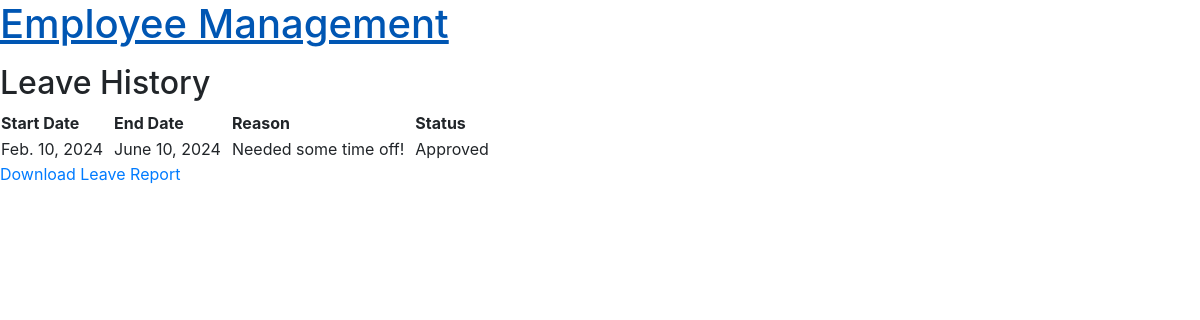
/attendance/leave-history/ (signed in), run on an earlier commit of the app's database.
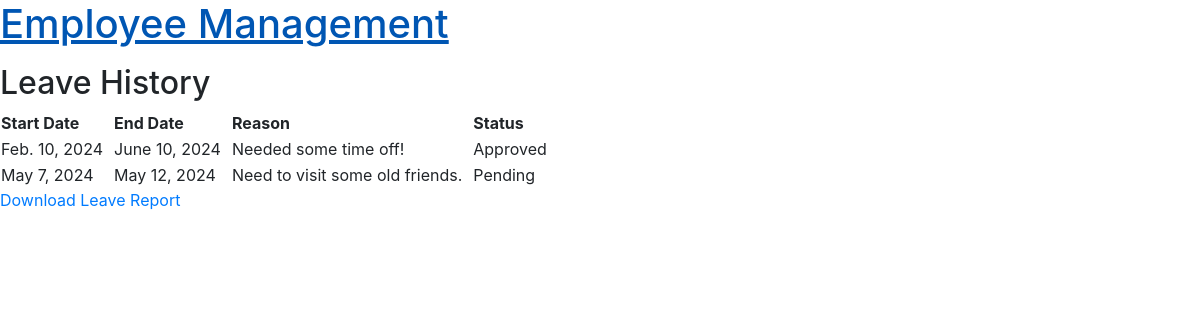
And on a later commit of the database.
### attendance/models.py (models this page shows, shortened)
class LeaveRequest(models.Model):
    employee = models.ForeignKey(settings.AUTH_USER_MODEL, on_delete=models.CASCADE)
    start_date = models.DateField()
    end_date = models.DateField()
    reason = models.TextField()
    status = models.CharField(max_length=20, choices=[('Pending', 'Pending'), ('Approved', 'Approved'), ('Rejected', 'Rejected')], default='Pending')

### attendance/views.py (the view, shortened to what this page needs)
# urls.py: path('leave-history/', LeaveHistoryView.as_view(), name='leave_history'),
class LeaveHistoryView(ListView):
    model = LeaveRequest
    template_name = 'attendance/leave_history.html'
    context_object_name = 'leave_requests'
    def get_queryset(self):
        return LeaveRequest.objects.filter(employee=self.request.user)

### templates/attendance/leave_history.html
{% extends 'base.html' %}
{% block content %}
<h2>Leave History</h2>
{% if leave_requests %}
    <table>
        <tr>
            <th>Start Date&nbsp;&nbsp;&nbsp;</th>
            <th>End Date&nbsp;&nbsp;&nbsp;</th>
            <th>Reason&nbsp;&nbsp;&nbsp;</th>
            <th>Status</th>
        </tr>
        {% for request in leave_requests %}
        <tr>
            <td>{{ request.start_date }}&nbsp;&nbsp;</td>
            <td>{{ request.end_date }}&nbsp;&nbsp;</td>
            <td>{{ request.reason }}&nbsp;&nbsp;</td>
            <td>{{ request.status }}</td>
        </tr>
        {% endfor %}
    </table>
    <a href="{% url 'leave_report' %}">Download Leave Report</a>
{% else %}
    <p>No leave history found.</p>
{% endif %}
{% endblock %}

What changed in the data, as far as the page shows it:
added LeaveRequest: start_date "May 7, 2024", end_date "May 12, 2024", reason "Need to visit some old friends.", status "Pending"
